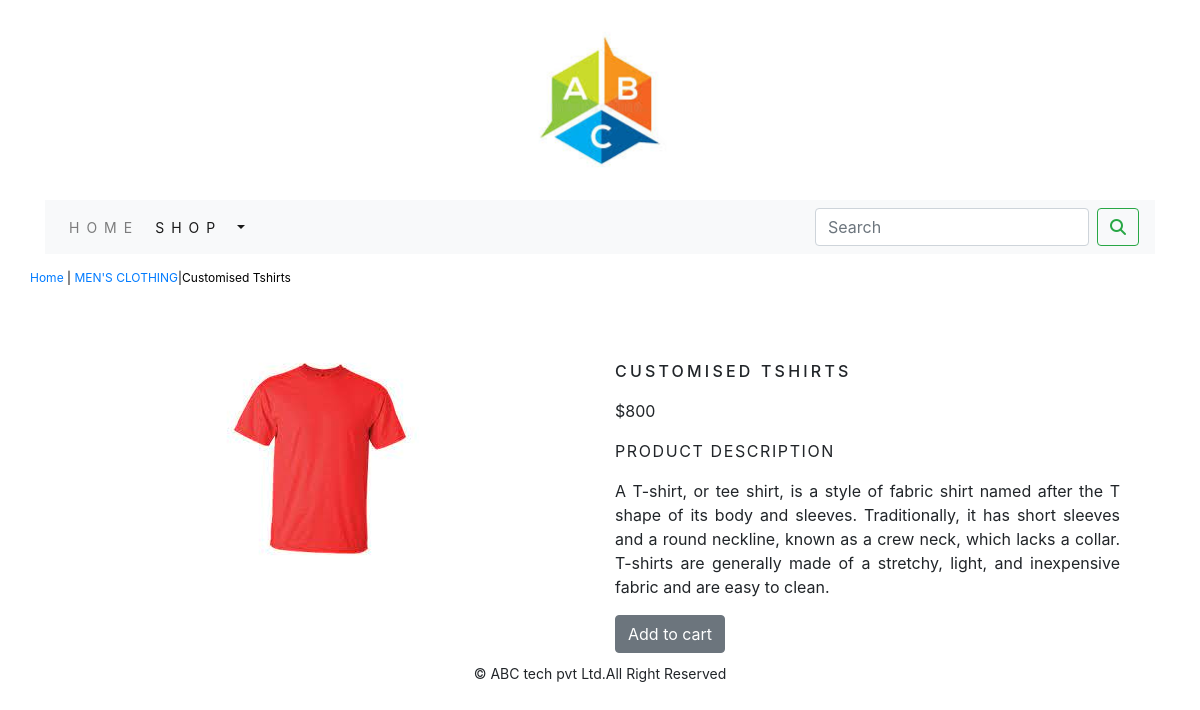
/shop/mens-clothing/customised-tshirts/, run on the app's committed database.
### shop/models.py (models this page shows, shortened)
class Product(models.Model):
    name=models.CharField(max_length=250,unique=True)
    slug=models.SlugField(max_length=250,unique=True)
    description=models.TextField(blank=True)
    price=models.IntegerField()
    category=models.ForeignKey(Category,on_delete=models.CASCADE)
    image=models.ImageField(upload_to='product',blank=True)
    stock=models.IntegerField()
    available=models.BooleanField(default=True)
    created=models.DateTimeField(auto_now_add=True)
    updated=models.DateTimeField(auto_now=True)
    class Meta:
        ordering = ('name',)
        verbose_name = 'product'
        verbose_name_plural = 'products'

class Category(models.Model):
    name=models.CharField(max_length=250,unique=True)
    slug=models.SlugField(max_length=250,unique=True)
    description=models.TextField(blank=True)
    image=models.ImageField(upload_to='category',blank=True)
    class Meta:
        ordering=('name',)
        verbose_name='category'
        verbose_name_plural='categories'
    def get_url(self):
        return reverse('shop:products_by_category',args=[self.slug])
    def __str__(self):
        return '{}'.format(self.name)

### shop/views.py (the view)
# urls.py: path('<slug:c_slug>/<slug:product_slug>/',views.proDetail,name='prodCatdetail')
def proDetail(request,c_slug,product_slug):
    try:
        product=Product.objects.get(category__slug=c_slug,slug=product_slug)
    except Exception as e:
        raise e
    return render(request,'product.html',{'product':product})

### cart/context_processors.py (called while the page is built)
def counter(request):
    item_count=0
    if 'admin' in request.path:
        return {}
    else:
        try:
            cart=Cart.objects.filter(cart_id=_cart_id(request))
            cart_items=CartItem.objects.all().filter(cart=cart[:1])
            for cart_item in cart_items:
                item_count += cart_item.quantity
        except Cart.DoesNotExist:
            item_count =0
    return dict(item_count=item_count)

### cart/views.py (called while the page is built)
def _cart_id(request):
    cart=request.session.session_key
    if not cart:
        cart=request.session.create()
    return cart

### shop/context_processors.py (called while the page is built)
def menu_links(request):
    links=Category.objects.all()
    return dict(links=links)

### templates/product.html (shortened to what this page needs)
{% extends 'base.html' %}
{% load static %}
{% block content %}
<div class="row my_prod_row_class">
    <div class="mx_auto">
        <p> <a href="{% url 'shop:allProdCat' %}">Home</a> | <a href="{{product.category.get_url}}">{{product.category}}</a>|{{product.name}}</p>
    </div>
</div>
<div class="container">
<br>
<div class="row">
    <div class="col-12 col-sm-12 col-md-12 col-lg-6 text-center">
        <div style="min-width:18rem">
            <img src="{{product.image.url}}" alt="{{product.name}}">
        </div>
    </div>
        <div class="col-12 col-sm-12 col-md-12 col-lg-6">
            <div>
            <h1 class="my_prod_title">{{product.name}}</h1>
            <p>${{product.price}}</p>
            <p class="my_title">Product Description</p>
            <p class="text-justify my_prod_text">{{product.description}}</p>
            {% if product.stock <=  0 %}
            <p class="text-justify my_prod_text"><b>Out of Stock</b></p>
            {% else %}
            <a class="btn btn-secondary" href="{% url 'cart:add_cart' product.id %}">Add to cart</a>
            {% endif %}
        </div>
        </div>
    </div>
     </div>
{% endblock %}

### static/css/custom.css (style rules this page uses)
body { font-family: 'Roboto', sans-serif; }
.my_title { font-size:16px; text-transform:uppercase; letter-spacing:.1em; }
.my_prod_row_class { padding-top:15px; padding-bottom:20px; }
.my_prod_row_class .mx_auto { color:#000; font-size:12px; text-decoration:none; }
.my_prod_title { font-size:16px; text-transform:uppercase; letter-spacing:.2em; padding-top:15px; padding-bottom:10px; }
.my_prod_text { padding-right:20px }

### data on the page
Product: category "MEN'S CLOTHING", name "Customised Tshirts", image (picture), name "CUSTOMISED TSHIRTS", price "800", description "A T-shirt, or tee shirt, is a style of fabric shirt named after the T shape of its body and sleeves. Traditionally, it has short sleeves and a round neckline, known as a crew neck, which lacks a collar. T-shirts are generally made of a stretchy, light, and inexpensive fabric and are easy to clean."
